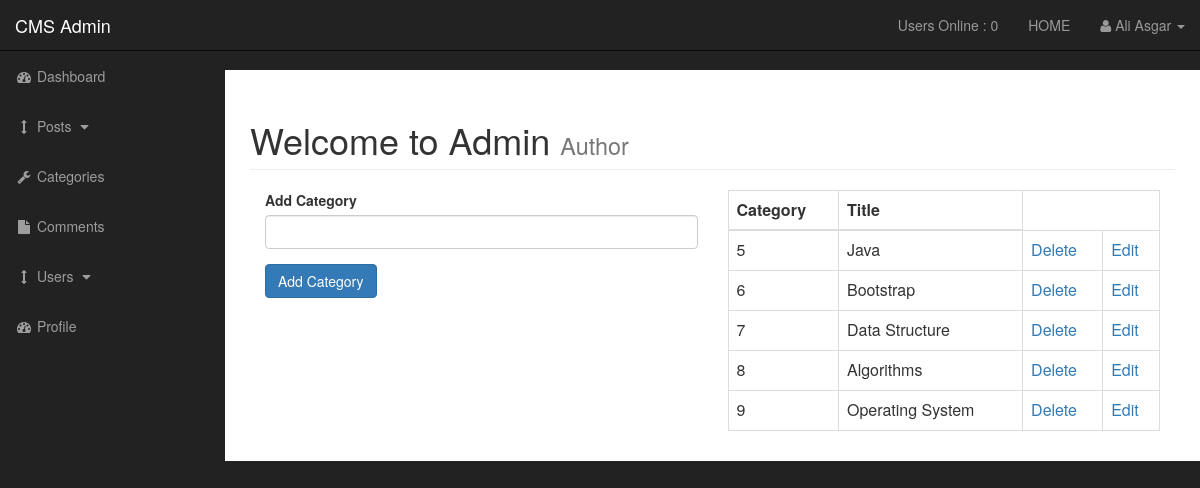
Screenshot of /admin/categories.php (signed in) with the database file from the repository.
### tables this page shows
CREATE TABLE `categories` (
  `cat_id` int(3) NOT NULL,
  `cat_title` varchar(255) NOT NULL
);

### admin/functions.php (the view, shortened to what this page needs)
<?php
function showAllCategories(){
    global $connection;
    $query = ("SELECT * FROM categories");
    $select_category = mysqli_query($connection,$query);
    ?>
    <?php
    while($row = mysqli_fetch_assoc($select_category)){
        $cat_id = $row['cat_id'];
        $cat_title = $row['cat_title'];
        echo "<tr>";
        echo "<td>{$cat_id}</td>";
        echo "<td>{$cat_title}</td>";
        echo "<td><a href='categories.php?delete={$cat_id}'>Delete</a></td>";
        echo "<td><a href='categories.php?edit={$cat_id}'>Edit</a></td>";
        echo "</tr>";
}
}
?>

### admin/css/sb-admin.css (style rules this page uses)
body { margin-top: 100px; background-color: #222; }
@media (min-width:768px) { body { margin-top: 50px; } }

### rows the page displays
categories: cat_id "5", cat_title "Java"
categories: cat_id "6", cat_title "Bootstrap"
categories: cat_id "7", cat_title "Data Structure"
categories: cat_id "8", cat_title "Algorithms"
categories: cat_id "9", cat_title "Operating System"

### other values shown
users_online() "0"
$_SESSION['firstname'] "Ali"
$_SESSION['lastname'] "Asgar"
